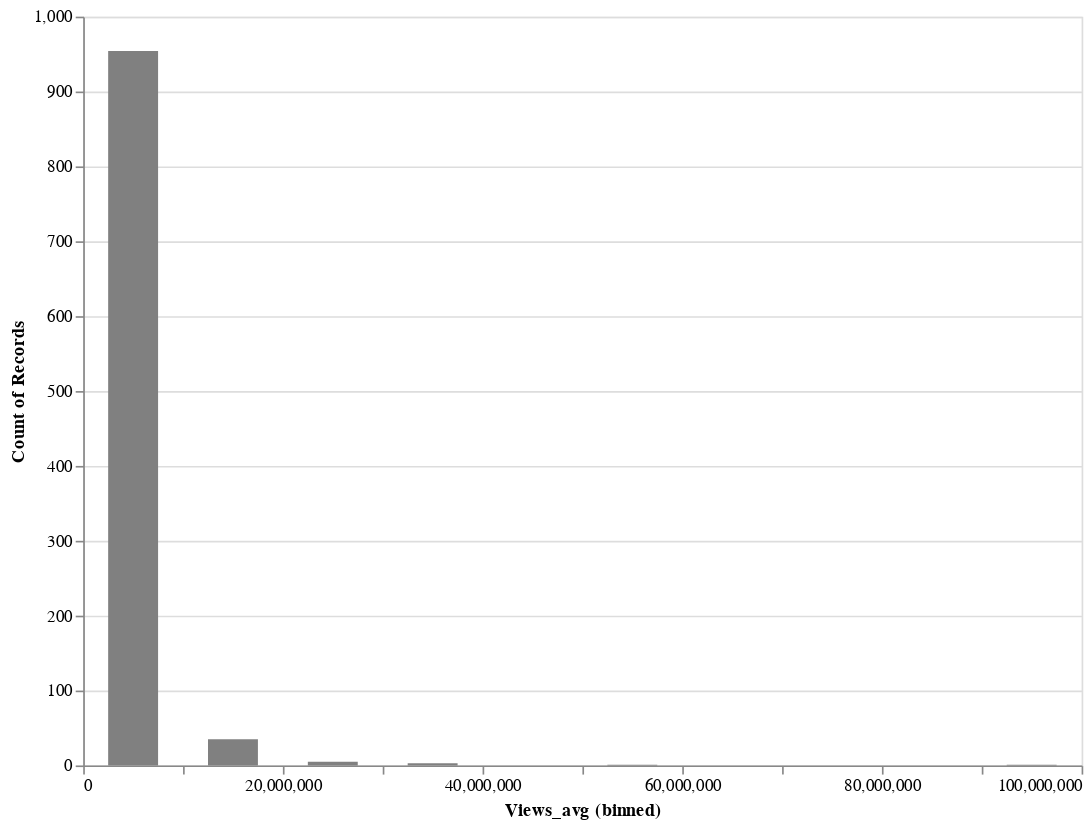

The notebook cell this image was saved under:
### Code cell
import altair as alt
chart=alt.Chart(df6).mark_bar(size=30).encode(
    x=alt.X('Views_avg', bin=True),
    y='count()',
    color=alt.value('gray')
).properties(
    width=600,
    height=450
)
chart

### Figure 1 — Vega-Lite specification as saved in the notebook (floating-point values rounded to 4 significant figures; data arrays with more than 128 entries replaced by an {"elided": "..."} marker saying what was removed)
{"config": {"view": {"continuousWidth": 400, "continuousHeight": 300}}, "data": {"name": "data-8c6076f80aeea6eee48408f691ca8d83"}, "mark": {"type": "bar", "size": 30}, "encoding": {"color": {"value": "gray"}, "x": {"type": "quantitative", "bin": true, "field": "Views_avg"}, "y": {"type": "quantitative", "aggregate": "count"}}, "height": 450, "width": 600, "$schema": "https://vega.github.io/schema/vega-lite/v4.8.1.json", "datasets": {"data-8c6076f80aeea6eee48408f691ca8d83": {"elided": "999 records"}}}
